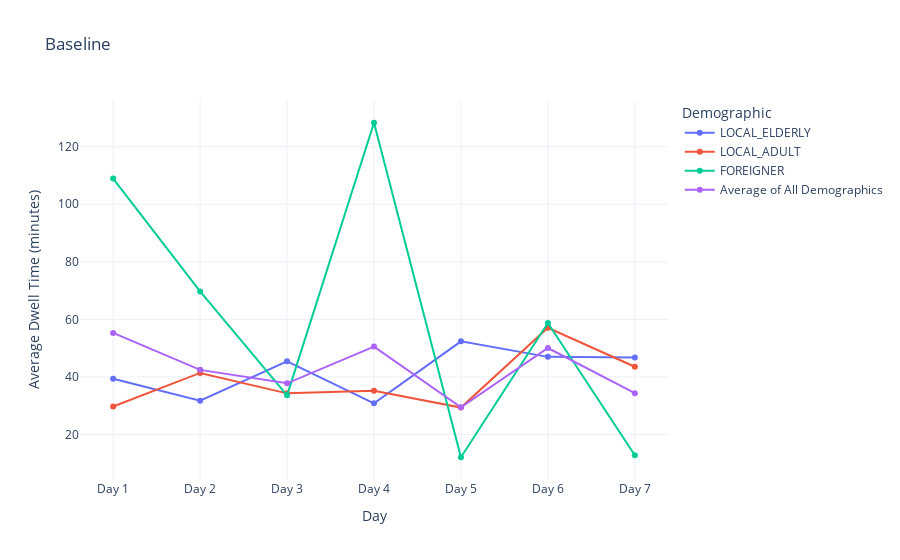

Notebook code for this chart:
### Code cell
import pandas as pd
import plotly.graph_objects as go

file_path = 'none/SimulationData9.xlsx'
xls = pd.ExcelFile(file_path)

avg_dwell_times = pd.DataFrame()

for sheet_name in xls.sheet_names:
    day_data = pd.read_excel(xls, sheet_name=sheet_name)
    day_data = day_data.drop(columns=[col for col in day_data.columns if "Unnamed" in col])
    day_data_filtered = day_data[(day_data['Simulation Hour'] >= 10) & (day_data['Simulation Hour'] <= 20)]
    avg_for_day = (day_data_filtered[day_data_filtered > 0].mean().drop('Simulation Hour')) / 60
    avg_dwell_times[sheet_name] = avg_for_day

avg_dwell_times = avg_dwell_times.T
avg_dwell_times = avg_dwell_times.drop('Day 8', errors='ignore')
avg_dwell_times.index = [f"Day {i+1}" for i in range(len(avg_dwell_times))]

average_baseline = avg_dwell_times['Average of All Demographics'].mean()
print(average_baseline)
dictionary['Baseline'] = average_baseline

fig = go.Figure()

for demographic in avg_dwell_times.columns:
    text_values = [f"{value:.2f}" for value in avg_dwell_times[demographic]]
    fig.add_trace(go.Scatter(x=avg_dwell_times.index, y=avg_dwell_times[demographic], text=text_values,
                             mode='lines+markers', name=demographic, textposition="top center"))

fig.update_layout(title='Baseline',
                  xaxis_title='Day',
                  yaxis_title='Average Dwell Time (minutes)',
                  legend_title='Demographic',
                  template='plotly_white')

fig.show()

### Figure 1 — Plotly figure (JSON) as saved in the notebook; plotly's stock layout.template omitted (floating-point values rounded to 4 significant figures)
{"data": [{"mode": "lines+markers", "name": "LOCAL_ELDERLY", "text": ["39.34", "31.74", "45.45", "30.83", "52.36", "46.97", "46.78"], "textposition": "top center", "type": "scatter", "x": ["Day 1", "Day 2", "Day 3", "Day 4", "Day 5", "Day 6", "Day 7"], "y": [39.34, 31.74, 45.45, 30.83, 52.36, 46.97, 46.78]}, {"mode": "lines+markers", "name": "LOCAL_ADULT", "text": ["29.72", "41.39", "34.28", "35.23", "29.35", "57.10", "43.52"], "textposition": "top center", "type": "scatter", "x": ["Day 1", "Day 2", "Day 3", "Day 4", "Day 5", "Day 6", "Day 7"], "y": [29.72, 41.39, 34.28, 35.23, 29.35, 57.1, 43.52]}, {"mode": "lines+markers", "name": "FOREIGNER", "text": ["108.94", "69.72", "33.60", "128.33", "12.08", "58.75", "12.78"], "textposition": "top center", "type": "scatter", "x": ["Day 1", "Day 2", "Day 3", "Day 4", "Day 5", "Day 6", "Day 7"], "y": [108.9, 69.72, 33.6, 128.3, 12.08, 58.75, 12.78]}, {"mode": "lines+markers", "name": "Average of All Demographics", "text": ["55.30", "42.45", "37.78", "50.54", "29.48", "50.04", "34.36"], "textposition": "top center", "type": "scatter", "x": ["Day 1", "Day 2", "Day 3", "Day 4", "Day 5", "Day 6", "Day 7"], "y": [55.3, 42.45, 37.78, 50.54, 29.48, 50.04, 34.36]}], "layout": {"legend": {"title": {"text": "Demographic"}}, "title": {"text": "Baseline"}, "xaxis": {"title": {"text": "Day"}}, "yaxis": {"title": {"text": "Average Dwell Time (minutes)"}}}}
